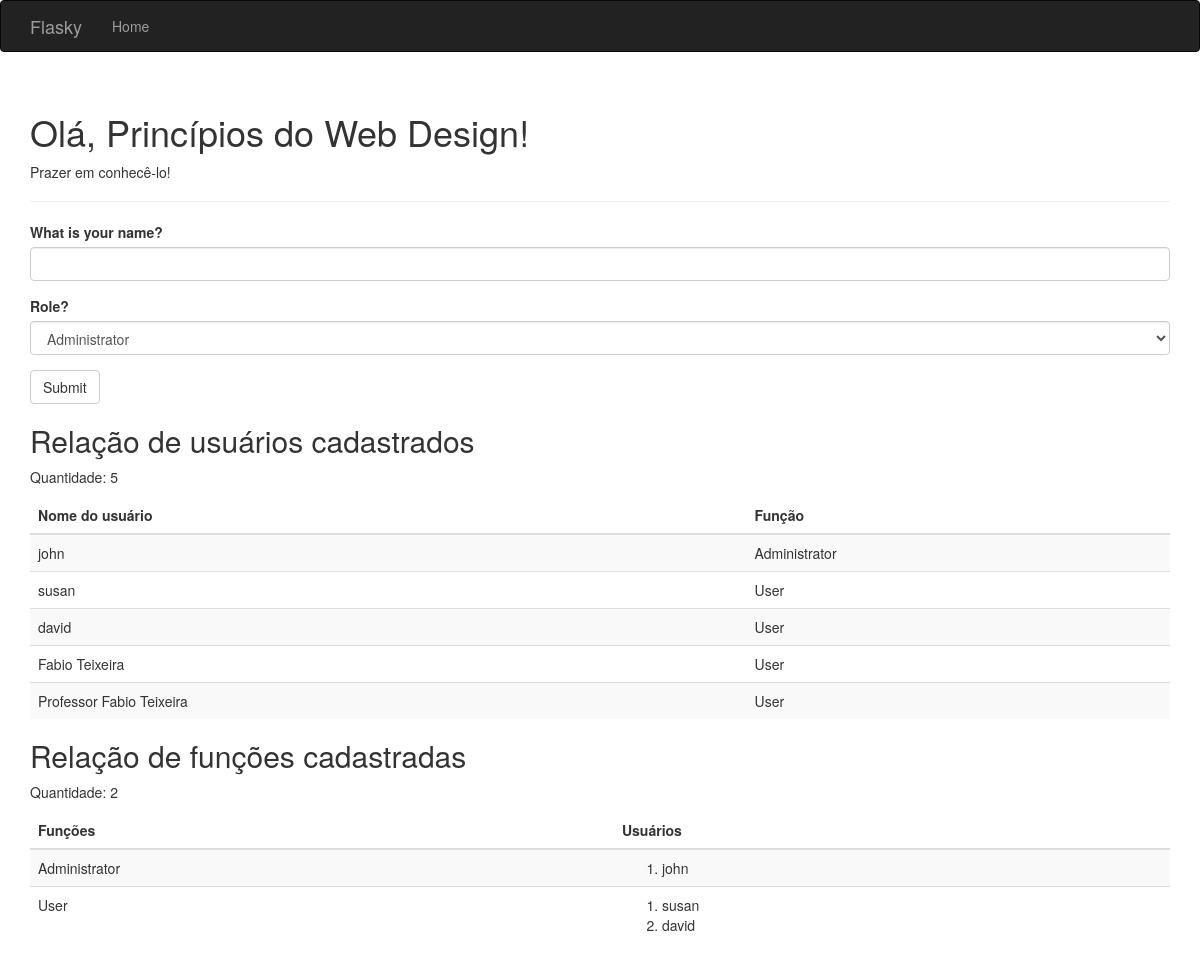
The app's page /, older data.
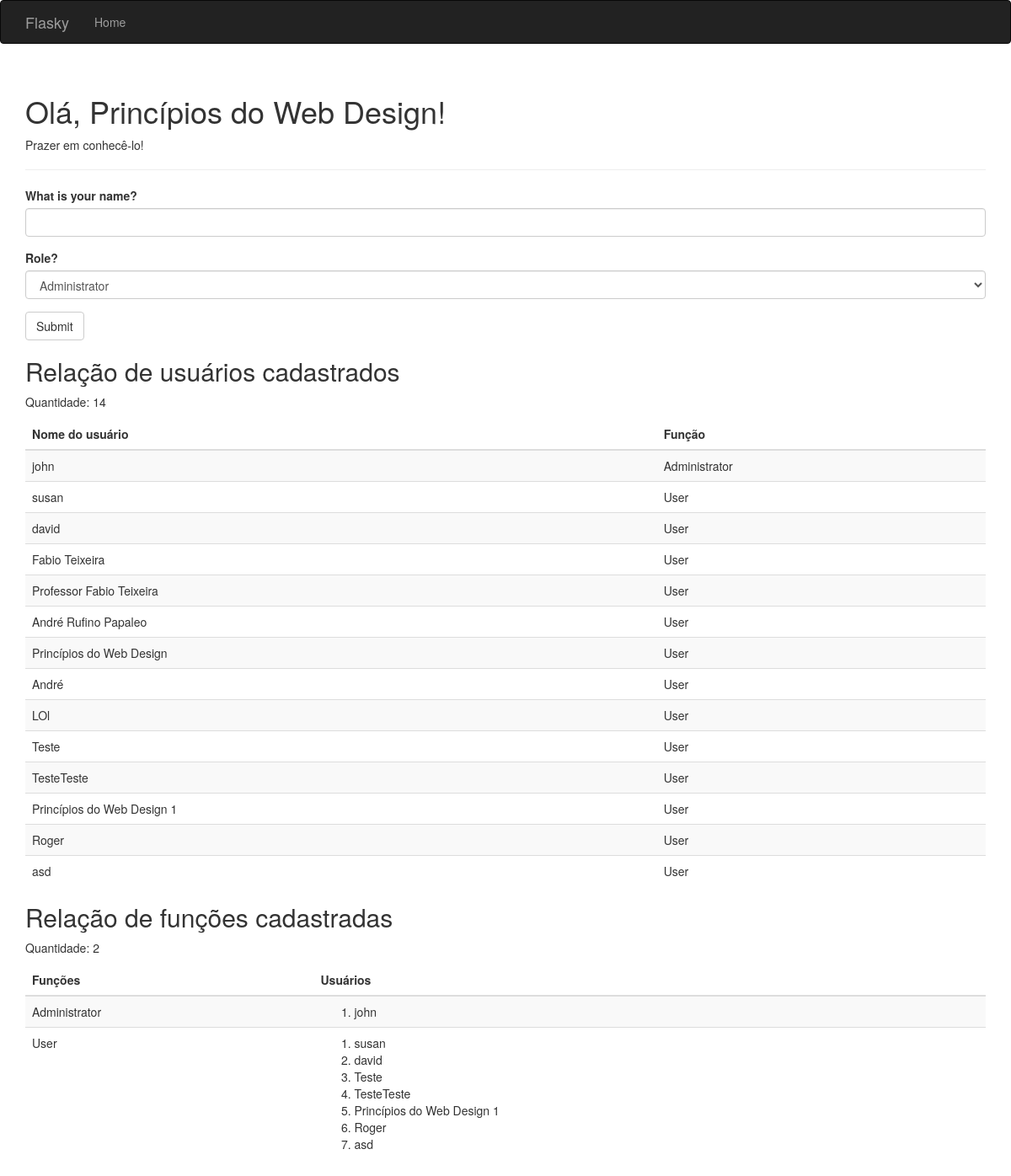
The same page, newer data.
### hello.py (models this page shows, shortened)
class User(db.Model):
    __tablename__ = 'users'
    id = db.Column(db.Integer, primary_key=True)
    username = db.Column(db.String(64), unique=True, index=True)
    role_id = db.Column(db.Integer, db.ForeignKey('roles.id'))

class Role(db.Model):
    __tablename__ = 'roles'
    id = db.Column(db.Integer, primary_key=True)
    name = db.Column(db.String(64), unique=True)
    users = db.relationship('User', backref='role', lazy='dynamic')

### hello.py (the view, shortened to what this page needs)
@app.route('/', methods=['GET', 'POST'])
def index():
    form = NameForm()
    form.role.choices = [(r.id, r.name) for r in Role.query.order_by(Role.name).all()]
    users_list = User.query.all()
    roles_list = Role.query.all()
    return render_template('index.html', form=form, name=session.get('name'),
                           known=session.get('known', False),
                           users=users_list, roles=roles_list)

### hello.py
class NameForm(FlaskForm):
    name = StringField('What is your name?', validators=[DataRequired()])
    role = SelectField('Role?', coerce=int)
    submit = SubmitField('Submit')

### templates/index.html (shortened to what this page needs)
{% extends "base.html" %}
{% import "bootstrap/wtf.html" as wtf %}
{% block page_content %}
<div class="page-header">
    <h1>Olá, {% if name %}{{ name }}{% else %}Princípios do Web Design{% endif %}!</h1>
    {% if not known %}
    <p>Prazer em conhecê-lo!</p>
    {% else %}
    <p>Feliz em vê-lo novamente!</p>
    {% endif %}
</div>
{{ wtf.quick_form(form) }}
<div class="mt-5">
    <h2>Relação de usuários cadastrados</h2>
    <p>Quantidade: {{ users|length }}</p>
    <table class="table table-striped table-hover mt-3">
        <thead>
            <tr>
                <th scope="col">Nome do usuário</th>
                <th scope="col">Função</th>
            </tr>
        </thead>
        <tbody>
            {% for u in users %}
            <tr>
                <td>{{ u.username }}</td>
                <td>{{ u.role.name if u.role else 'User' }}</td>
            </tr>
            {% endfor %}
        </tbody>
    </table>
</div>
<div class="mt-5">
    <h2>Relação de funções cadastradas</h2>
    <p>Quantidade: {{ roles|length }}</p>
    <table class="table table-striped table-hover mt-3">
        <thead>
            <tr>
                <th scope="col">Funções</th>
                <th scope="col">Usuários</th>
            </tr>
        </thead>
        <tbody>
            {% for r in roles %}
            <tr>
                <td>{{ r.name }}</td>
                <td>
                    <ol style="margin-bottom: 0;">
                    {% for u in r.users %}
                        <li>{{ u.username }}</li>
                    {% endfor %}
                    </ol>
                </td>
            </tr>
            {% endfor %}
        </tbody>
    </table>
</div>
{% endblock %}

### templates/base.html (shortened to what this page needs)
{% extends "bootstrap/base.html" %}
{% block head %}
{{ super() }}
{% endblock %}
{% block navbar %}
<div class="navbar navbar-inverse" role="navigation">
    <div class="container">
        <div class="navbar-header">
            <a class="navbar-brand" href="/">Flasky</a>
        </div>
        <div class="navbar-collapse collapse">
            <ul class="nav navbar-nav">
                <li><a href="/">Home</a></li>
            </ul>
        </div>
    </div>
</div>
{% endblock %}
{% block content %}
<div class="container">
    {% block page_content %}{% endblock %}
</div>
{% endblock %}

Row changes from the older to the newer data that the page shows:
added User: username "André Rufino Papaleo", role "User", shown under "Relação de usuários cadastrados"
added User: username "Princípios do Web Design", role "User", shown under "Relação de usuários cadastrados"
added User: username "André", role "User", shown under "Relação de usuários cadastrados"
added User: username "LOl", role "User", shown under "Relação de usuários cadastrados"
added User: username "Teste", role "User"
added User: username "TesteTeste", role "User"
added User: username "Princípios do Web Design 1", role "User"
added User: username "Roger", role "User"
added User: username "asd", role "User"
Text that changed along with them:
{{ users|length }}: "5" → "14"
